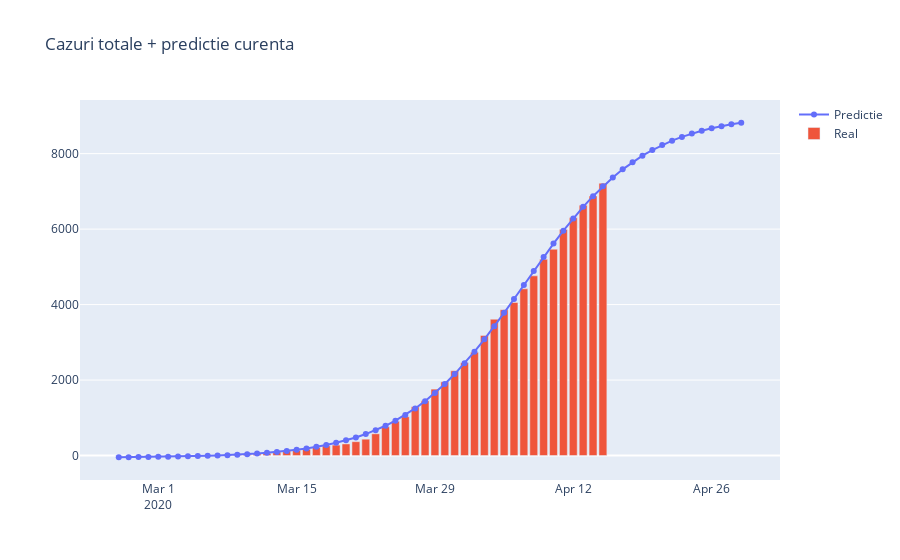
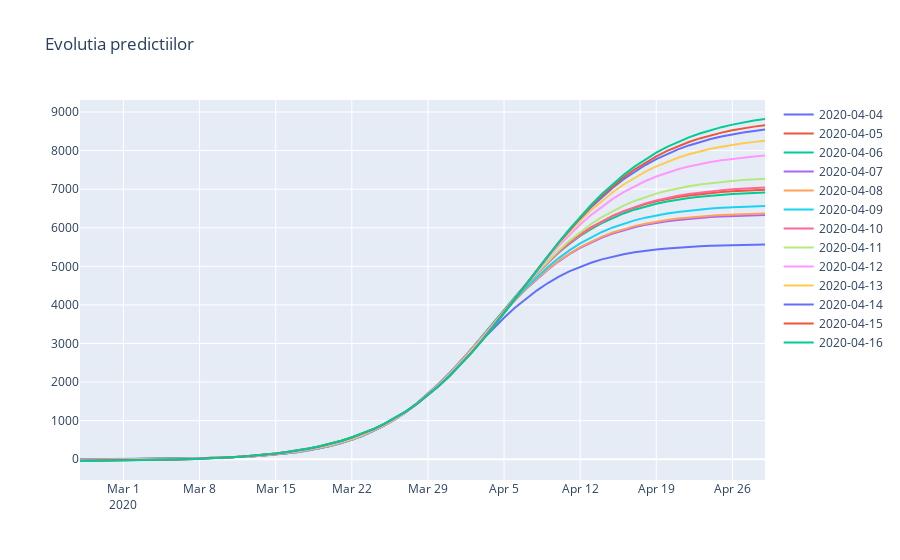
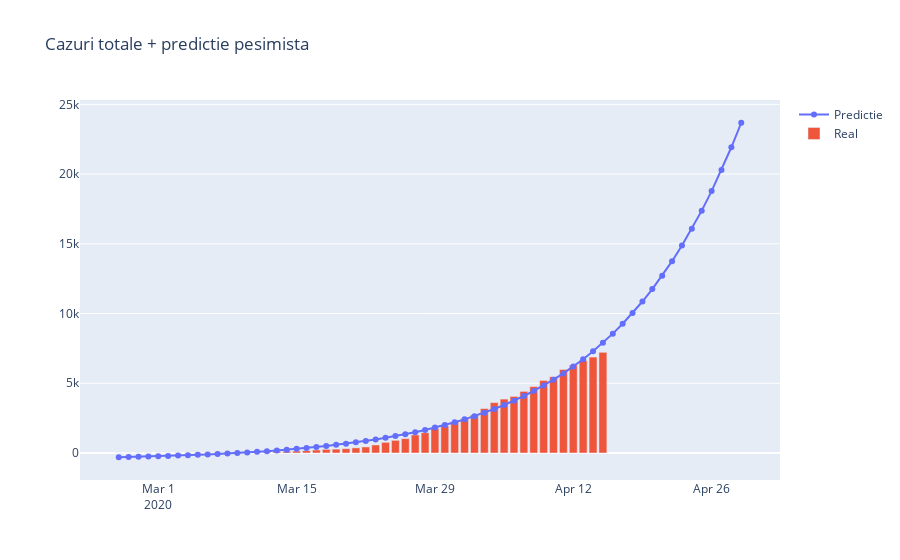
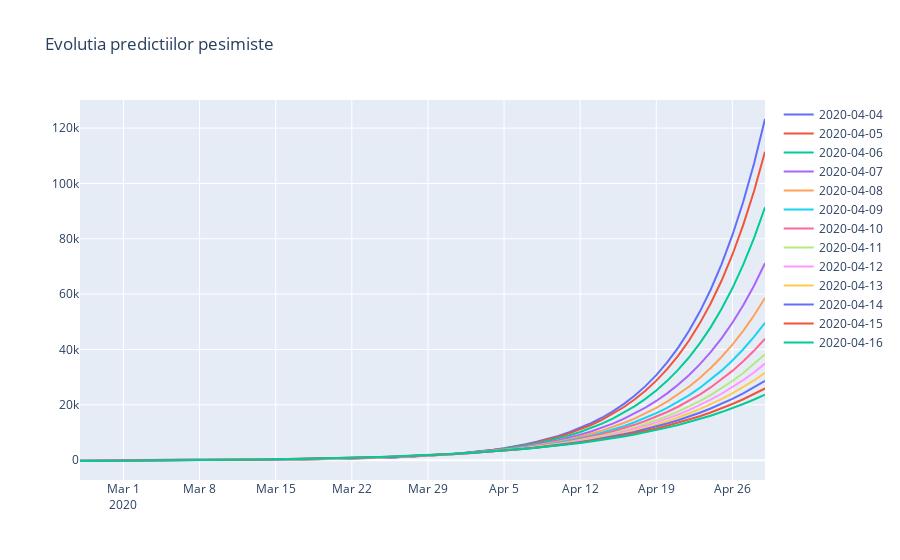

The cell these charts' notebook holds for them, in order:
### Code cell
plot_prediction(logistic, pacienti, "Cazuri totale + predictie curenta", divider=100000)
plot_predictions_history(logistic, pacienti, "Evolutia predictiilor", divider=100000)

plot_prediction(exponential, pacienti, "Cazuri totale + predictie pesimista", divider=100)
plot_predictions_history(exponential, pacienti, "Evolutia predictiilor pesimiste", divider=100)

plot_prediction(parabolic, pacienti, "Cazuri totale + predictie parabolica", divider=1)
plot_predictions_history(parabolic, pacienti, "Evolutia predictiilor parabolice", divider=1)

#plot_prediction(sigmoid, pacienti, "Cazuri totale + predictie sigmoid", divider=1000)
#plot_predictions_history(sigmoid, pacienti, "Evolutia predictiilor sigmoid", divider=1000)
